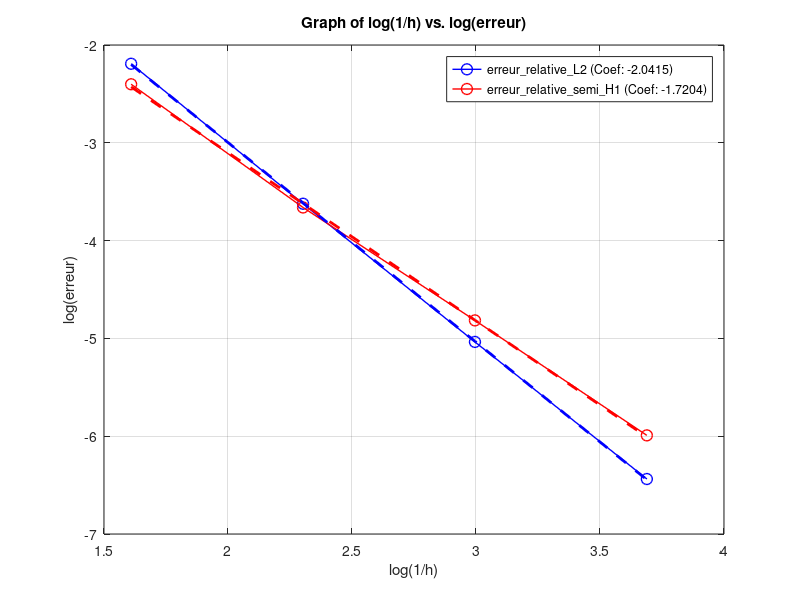

Recreate this plot in MATLAB.
% Mes 4 points
h = [0.2, 0.1, 0.05, 0.025]; 
erreur_relative_L2 = [0.1117, 0.0267, 0.0065, 0.0016]; 
erreur_relative_semi_H1 = [0.0906, 0.0257, 0.0081, 0.0025];

% Abscisses en log(1/x)
log_x = log(1 ./ h);
% Ordonnées en log 
log_y_L2 = log(erreur_relative_L2);
log_y_semi_H1 = log(erreur_relative_semi_H1);

% Créer la figure 
figure;

% Graphique pour erreur_relative_L2
plot(log_x, log_y_L2, 'bo-', 'LineWidth', 1, 'MarkerSize', 8);
hold on;

% Graphique pour erreur_relative_semi_H1
plot(log_x, log_y_semi_H1, 'ro-', 'LineWidth', 1, 'MarkerSize', 8); 

% Régressions linéaires
% L2
p_L2 = polyfit(log_x, log_y_L2, 1); 
y_fit_L2 = polyval(p_L2, log_x); 
plot(log_x, y_fit_L2, 'b--', 'LineWidth', 2); 
% Semi H1
p_semi_H1 = polyfit(log_x, log_y_semi_H1, 1); 
y_fit_semi_H1 = polyval(p_semi_H1, log_x);
plot(log_x, y_fit_semi_H1, 'r--', 'LineWidth', 2);

% Titre et étiquettes
xlabel('log(1/h)');
ylabel('log(erreur)');
title('Graph of log(1/h) vs. log(erreur)'); 
grid on;

% Ajouter une légende pour distinguer les courbes avec les coefficients
legend_str_L2 = sprintf('erreur\\_relative\\_L2 (Coef: %.4f)', p_L2(1));
legend_str_semi_H1 = sprintf('erreur\\_relative\\_semi\\_H1 (Coef: %.4f)', p_semi_H1(1));
legend(legend_str_L2, legend_str_semi_H1, 'Location', 'northeast');
hold off;
